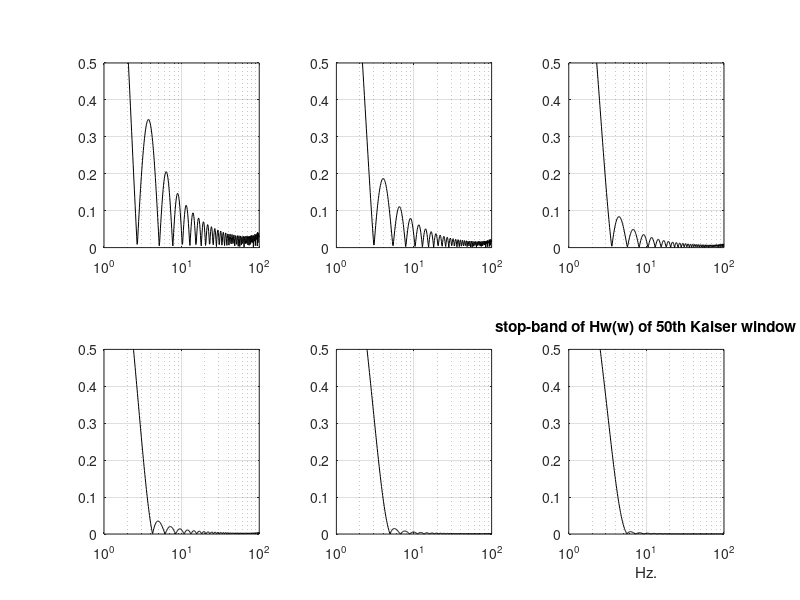

The MATLAB script that drew this image:
% Comparison of Hw(w) of Kaiser window
fs=130; %sampling frequency in Hz.
N=50; %even order
f=logspace(0,2,400); %logaritmic set of frequency values in Hz.
dend=[1]; %transfer function denominator

for beta=1:6,
hw=kaiser(N+1,beta); %Kaiser window
numd=2*hw/N; %transfer function numerator
G=freqz(numd,dend,f,fs); %computes frequency response
subplot(2,3,beta);semilogx(f,abs(G),'k'); %plots gain
axis([1 100 0 0.5]);
grid;
end

title('stop-band of Hw(w) of 50th Kaiser window');
xlabel('Hz.');
